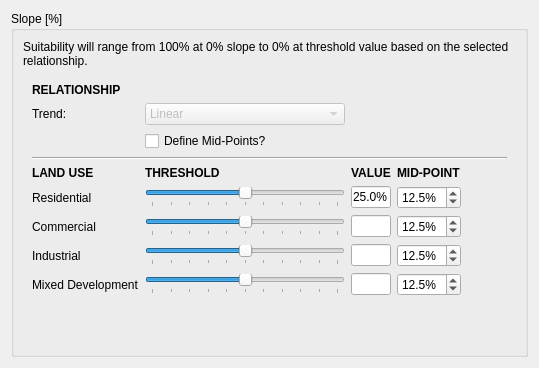
                      <widget class="QWidget" name="page_4">
                       <layout class="QVBoxLayout" name="verticalLayout_18">
                        <item>
                         <widget class="QGroupBox" name="slope_box">
                          <property name="title">
                           <string>Slope [%]</string>
                          </property>
                          <layout class="QVBoxLayout" name="verticalLayout_30">
                           <item>
                            <widget class="QLabel" name="slope_descr">
                             <property name="text">
                              <string>Suitability will range from 100% at 0% slope to 0% at threshold value based on the selected relationship.</string>
                             </property>
                             <property name="wordWrap">
                              <bool>true</bool>
                             </property>
                            </widget>
                           </item>
                           <item>
                            <widget class="QWidget" name="slope_widget" native="true">
                             <layout class="QGridLayout" name="gridLayout_6">
                              <item row="6" column="2">
                               <widget class="QLabel" name="slope_header3">
                                <property name="text">
                                 <string>&lt;html&gt;&lt;head/&gt;&lt;body&gt;&lt;p&gt;&lt;span style=&quot; font-weight:600;&quot;&gt;VALUE&lt;/span&gt;&lt;/p&gt;&lt;/body&gt;&lt;/html&gt;</string>
                                </property>
                               </widget>
                              </item>
                              <item row="10" column="4">
                               <spacer name="horizontalSpacer_42">
                                <property name="orientation">
                                 <enum>Qt::Horizontal</enum>
                                </property>
                                <property name="sizeHint" stdset="0">
                                 <size>
                                  <width>40</width>
                                  <height>20</height>
                                 </size>
                                </property>
                               </spacer>
                              </item>
                              <item row="8" column="2">
                               <widget class="QLineEdit" name="slope_com_box">
                                <property name="maximumSize">
                                 <size>
                                  <width>40</width>
                                  <height>16777215</height>
                                 </size>
                                </property>
                               </widget>
                              </item>
                              <item row="9" column="0">
                               <widget class="QLabel" name="slope_lbl3">
                                <property name="text">
                                 <string>Industrial</string>
                                </property>
                               </widget>
                              </item>
                              <item row="7" column="0">
                               <widget class="QLabel" name="slope_lbl1">
                                <property name="text">
                                 <string>Residential</string>
                                </property>
                               </widget>
                              </item>
                              <item row="6" column="0">
                               <widget class="QLabel" name="slope_header1">
                                <property name="text">
                                 <string>&lt;html&gt;&lt;head/&gt;&lt;body&gt;&lt;p&gt;&lt;span style=&quot; font-weight:600;&quot;&gt;LAND USE&lt;/span&gt;&lt;/p&gt;&lt;/body&gt;&lt;/html&gt;</string>
                                </property>
                               </widget>
                              </item>
                              <item row="7" column="1">
                               <widget class="QSlider" name="slope_res_slider">
                                <property name="minimumSize">
                                 <size>
                                  <width>200</width>
                                  <height>0</height>
                                 </size>
                                </property>
                                <property name="maximum">
                                 <number>500</number>
                                </property>
                                <property name="singleStep">
                                 <number>5</number>
                                </property>
                                <property name="pageStep">
                                 <number>50</number>
                                </property>
                                <property name="value">
                                 <number>250</number>
                                </property>
                                <property name="sliderPosition">
                                 <number>250</number>
                                </property>
                                <property name="orientation">
                                 <enum>Qt::Horizontal</enum>
                                </property>
                                <property name="invertedAppearance">
                                 <bool>false</bool>
                                </property>
                                <property name="tickPosition">
                                 <enum>QSlider::TicksBelow</enum>
                                </property>
                                <property name="tickInterval">
                                 <number>50</number>
                                </property>
                               </widget>
                              </item>
                              <item row="7" column="4">
                               <spacer name="horizontalSpacer_24">
                                <property name="orientation">
                                 <enum>Qt::Horizontal</enum>
                                </property>
                                <property name="sizeHint" stdset="0">
                                 <size>
                                  <width>40</width>
                                  <height>20</height>
                                 </size>
                                </property>
                               </spacer>
                              </item>
                              <item row="9" column="4">
                               <spacer name="horizontalSpacer_36">
                                <property name="orientation">
                                 <enum>Qt::Horizontal</enum>
                                </property>
                                <property name="sizeHint" stdset="0">
                                 <size>
                                  <width>40</width>
                                  <height>20</height>
                                 </size>
                                </property>
                               </spacer>
                              </item>
                              <item row="6" column="1">
                               <widget class="QLabel" name="slope_header2">
                                <property name="text">
                                 <string>&lt;html&gt;&lt;head/&gt;&lt;body&gt;&lt;p&gt;&lt;span style=&quot; font-weight:600;&quot;&gt;THRESHOLD&lt;/span&gt;&lt;/p&gt;&lt;/body&gt;&lt;/html&gt;</string>
                                </property>
                               </widget>
                              </item>
                              <item row="8" column="1">
                               <widget class="QSlider" name="slope_com_slider">
                                <property name="minimumSize">
                                 <size>
                                  <width>200</width>
                                  <height>0</height>
                                 </size>
                                </property>
                                <property name="maximum">
                                 <number>500</number>
                                </property>
                                <property name="singleStep">
                                 <number>5</number>
                                </property>
                                <property name="pageStep">
                                 <number>50</number>
                                </property>
                                <property name="value">
                                 <number>250</number>
                                </property>
                                <property name="sliderPosition">
                                 <number>250</number>
                                </property>
                                <property name="orientation">
                                 <enum>Qt::Horizontal</enum>
                                </property>
                                <property name="tickPosition">
                                 <enum>QSlider::TicksBelow</enum>
                                </property>
                                <property name="tickInterval">
                                 <number>50</number>
                                </property>
                               </widget>
                              </item>
                              <item row="8" column="4">
                               <spacer name="horizontalSpacer_27">
                                <property name="orientation">
                                 <enum>Qt::Horizontal</enum>
                                </property>
                                <property name="sizeHint" stdset="0">
                                 <size>
                                  <width>40</width>
                                  <height>20</height>
                                 </size>
                                </property>
                               </spacer>
                              </item>
                              <item row="8" column="0">
                               <widget class="QLabel" name="slope_lbl2">
                                <property name="text">
                                 <string>Commercial</string>
                                </property>
                               </widget>
                              </item>
                              <item row="9" column="1">
                               <widget class="QSlider" name="slope_ind_slider">
                                <property name="minimumSize">
                                 <size>
                                  <width>200</width>
                                  <height>0</height>
                                 </size>
                                </property>
                                <property name="maximum">
                                 <number>500</number>
                                </property>
                                <property name="singleStep">
                                 <number>5</number>
                                </property>
                                <property name="pageStep">
                                 <number>50</number>
                                </property>
                                <property name="value">
                                 <number>250</number>
                                </property>
                                <property name="sliderPosition">
                                 <number>250</number>
                                </property>
                                <property name="orientation">
                                 <enum>Qt::Horizontal</enum>
                                </property>
                                <property name="tickPosition">
                                 <enum>QSlider::TicksBelow</enum>
                                </property>
                                <property name="tickInterval">
                                 <number>50</number>
                                </property>
                               </widget>
                              </item>
                              <item row="10" column="0">
                               <widget class="QLabel" name="slope_lbl4">
                                <property name="text">
                                 <string>Mixed Development</string>
                                </property>
                               </widget>
                              </item>
                              <item row="10" column="2">
                               <widget class="QLineEdit" name="slope_orc_box">
                                <property name="maximumSize">
                                 <size>
                                  <width>40</width>
                                  <height>16777215</height>
                                 </size>
                                </property>
                               </widget>
                              </item>
                              <item row="10" column="1">
                               <widget class="QSlider" name="slope_orc_slider">
                                <property name="minimumSize">
                                 <size>
                                  <width>200</width>
                                  <height>0</height>
                                 </size>
                                </property>
                                <property name="maximum">
                                 <number>500</number>
                                </property>
                                <property name="singleStep">
                                 <number>5</number>
                                </property>
                                <property name="pageStep">
                                 <number>50</number>
                                </property>
                                <property name="value">
                                 <number>250</number>
                                </property>
                                <property name="sliderPosition">
                                 <number>250</number>
                                </property>
                                <property name="orientation">
                                 <enum>Qt::Horizontal</enum>
                                </property>
                                <property name="tickPosition">
                                 <enum>QSlider::TicksBelow</enum>
                                </property>
                                <property name="tickInterval">
                                 <number>50</number>
                                </property>
                               </widget>
                              </item>
                              <item row="7" column="2">
                               <widget class="QLineEdit" name="slope_res_box">
                                <property name="maximumSize">
                                 <size>
                                  <width>40</width>
                                  <height>16777215</height>
                                 </size>
                                </property>
                                <property name="text">
                                 <string>25.0%</string>
                                </property>
                               </widget>
                              </item>
                              <item row="9" column="2">
                               <widget class="QLineEdit" name="slope_ind_box">
                                <property name="maximumSize">
                                 <size>
                                  <width>40</width>
                                  <height>16777215</height>
                                 </size>
                                </property>
                               </widget>
                              </item>
                              <item row="2" column="1">
                               <widget class="QComboBox" name="slope_trend_combo">
                                <property name="enabled">
                                 <bool>false</bool>
                                </property>
                                <item>
                                 <property name="text">
                                  <string>Linear</string>
                                 </property>
                                </item>
                                <item>
                                 <property name="text">
                                  <string>Quadratic</string>
                                 </property>
                                </item>
                                <item>
                                 <property name="text">
                                  <string>Cubic</string>
                                 </property>
                                </item>
                                <item>
                                 <property name="text">
                                  <string>Sigmoid</string>
                                 </property>
                                </item>
                                <item>
                                 <property name="text">
                                  <string>Triangular</string>
                                 </property>
                                </item>
                                <item>
                                 <property name="text">
                                  <string>Inverse Triangular</string>
                                 </property>
                                </item>
                               </widget>
                              </item>
                              <item row="2" column="0">
                               <widget class="QLabel" name="slope_lbl5">
                                <property name="text">
                                 <string>Trend:</string>
                                </property>
                               </widget>
                              </item>
                              <item row="1" column="0">
                               <widget class="QLabel" name="slope_header4">
                                <property name="text">
                                 <string>&lt;html&gt;&lt;head/&gt;&lt;body&gt;&lt;p&gt;&lt;span style=&quot; font-weight:600;&quot;&gt;RELATIONSHIP&lt;/span&gt;&lt;/p&gt;&lt;/body&gt;&lt;/html&gt;</string>
                                </property>
                               </widget>
                              </item>
                              <item row="2" column="2" colspan="3">
                               <spacer name="horizontalSpacer_43">
                                <property name="orientation">
                                 <enum>Qt::Horizontal</enum>
                                </property>
                                <property name="sizeHint" stdset="0">
                                 <size>
                                  <width>40</width>
                                  <height>20</height>
                                 </size>
                                </property>
                               </spacer>
                              </item>
                              <item row="7" column="3">
                               <widget class="QDoubleSpinBox" name="slope_res_midpoint">
                                <property name="suffix">
                                 <string>%</string>
                                </property>
                                <property name="decimals">
                                 <number>1</number>
                                </property>
                                <property name="maximum">
                                 <double>50.000000000000000</double>
                                </property>
                                <property name="singleStep">
                                 <double>0.100000000000000</double>
                                </property>
                                <property name="value">
                                 <double>12.500000000000000</double>
                                </property>
                               </widget>
                              </item>
                              <item row="9" column="3">
                               <widget class="QDoubleSpinBox" name="slope_ind_midpoint">
                                <property name="suffix">
                                 <string>%</string>
                                </property>
                                <property name="decimals">
                                 <number>1</number>
                                </property>
                                <property name="maximum">
                                 <double>50.000000000000000</double>
                                </property>
                                <property name="singleStep">
                                 <double>0.100000000000000</double>
                                </property>
                                <property name="value">
                                 <double>12.500000000000000</double>
                                </property>
                               </widget>
                              </item>
                              <item row="4" column="0" colspan="5">
                               <widget class="Line" name="line">
                                <property name="orientation">
                                 <enum>Qt::Horizontal</enum>
                                </property>
                               </widget>
                              </item>
                              <item row="8" column="3">
                               <widget class="QDoubleSpinBox" name="slope_com_midpoint">
                                <property name="suffix">
                                 <string>%</string>
                                </property>
                                <property name="decimals">
                                 <number>1</number>
                                </property>
                                <property name="maximum">
                                 <double>50.000000000000000</double>
                                </property>
                                <property name="singleStep">
                                 <double>0.100000000000000</double>
                                </property>
                                <property name="value">
                                 <double>12.500000000000000</double>
                                </property>
                               </widget>
                              </item>
                              <item row="10" column="3">
                               <widget class="QDoubleSpinBox" name="slope_orc_midpoint">
                                <property name="suffix">
                                 <string>%</string>
                                </property>
                                <property name="decimals">
                                 <number>1</number>
                                </property>
                                <property name="maximum">
                                 <double>50.000000000000000</double>
                                </property>
                                <property name="singleStep">
                                 <double>0.100000000000000</double>
                                </property>
                                <property name="value">
                                 <double>12.500000000000000</double>
                                </property>
                               </widget>
                              </item>
                              <item row="6" column="3">
                               <widget class="QLabel" name="slope_header3_2">
                                <property name="text">
                                 <string>&lt;html&gt;&lt;head/&gt;&lt;body&gt;&lt;p&gt;&lt;span style=&quot; font-weight:600;&quot;&gt;MID-POINT&lt;/span&gt;&lt;/p&gt;&lt;/body&gt;&lt;/html&gt;</string>
                                </property>
                               </widget>
                              </item>
                              <item row="3" column="1">
                               <widget class="QCheckBox" name="slope_include_midpoints">
                                <property name="text">
                                 <string>Define Mid-Points?</string>
                                </property>
                               </widget>
                              </item>
                             </layout>
                            </widget>
                           </item>
                           <item>
                            <spacer name="verticalSpacer_7">
                             <property name="orientation">
                              <enum>Qt::Vertical</enum>
                             </property>
                             <property name="sizeHint" stdset="0">
                              <size>
                               <width>20</width>
                               <height>40</height>
                              </size>
                             </property>
                            </spacer>
                           </item>
                          </layout>
                         </widget>
                        </item>
                       </layout>
                      </widget>
